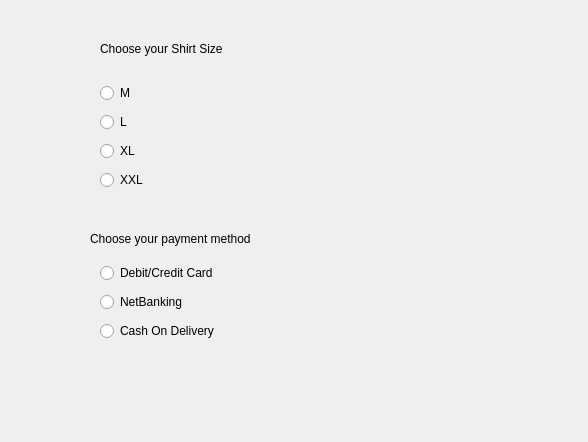
<?xml version="1.0" encoding="UTF-8"?>
<ui version="4.0">
 <class>Dialog</class>
 <widget class="QDialog" name="Dialog">
  <property name="geometry">
   <rect>
    <x>0</x>
    <y>0</y>
    <width>588</width>
    <height>442</height>
   </rect>
  </property>
  <property name="windowTitle">
   <string>Dialog</string>
  </property>
  <widget class="QLabel" name="label">
   <property name="geometry">
    <rect>
     <x>100</x>
     <y>40</y>
     <width>151</width>
     <height>18</height>
    </rect>
   </property>
   <property name="text">
    <string>Choose your Shirt Size</string>
   </property>
  </widget>
  <widget class="QLabel" name="label_2">
   <property name="geometry">
    <rect>
     <x>90</x>
     <y>230</y>
     <width>201</width>
     <height>18</height>
    </rect>
   </property>
   <property name="text">
    <string>Choose your payment method</string>
   </property>
  </widget>
  <widget class="QLabel" name="labelSelected">
   <property name="geometry">
    <rect>
     <x>50</x>
     <y>380</y>
     <width>481</width>
     <height>41</height>
    </rect>
   </property>
   <property name="text">
    <string/>
   </property>
  </widget>
  <widget class="QWidget" name="">
   <property name="geometry">
    <rect>
     <x>100</x>
     <y>80</y>
     <width>50</width>
     <height>116</height>
    </rect>
   </property>
   <layout class="QVBoxLayout" name="verticalLayout">
    <item>
     <widget class="QRadioButton" name="radioButtonMedium">
      <property name="text">
       <string>M</string>
      </property>
     </widget>
    </item>
    <item>
     <widget class="QRadioButton" name="radioButtonLarge">
      <property name="text">
       <string>L</string>
      </property>
     </widget>
    </item>
    <item>
     <widget class="QRadioButton" name="radioButtonXL">
      <property name="text">
       <string>XL</string>
      </property>
     </widget>
    </item>
    <item>
     <widget class="QRadioButton" name="radioButtonXXL">
      <property name="text">
       <string>XXL</string>
      </property>
     </widget>
    </item>
   </layout>
  </widget>
  <widget class="QWidget" name="">
   <property name="geometry">
    <rect>
     <x>100</x>
     <y>260</y>
     <width>134</width>
     <height>86</height>
    </rect>
   </property>
   <layout class="QVBoxLayout" name="verticalLayout_2">
    <item>
     <widget class="QRadioButton" name="radioButtonDebitCard">
      <property name="text">
       <string>Debit/Credit Card</string>
      </property>
     </widget>
    </item>
    <item>
     <widget class="QRadioButton" name="radioButtonNetBanking">
      <property name="text">
       <string>NetBanking</string>
      </property>
     </widget>
    </item>
    <item>
     <widget class="QRadioButton" name="radioButtonCashOnDelivery">
      <property name="text">
       <string>Cash On Delivery</string>
      </property>
     </widget>
    </item>
   </layout>
  </widget>
 </widget>
 <resources/>
 <connections/>
</ui>
